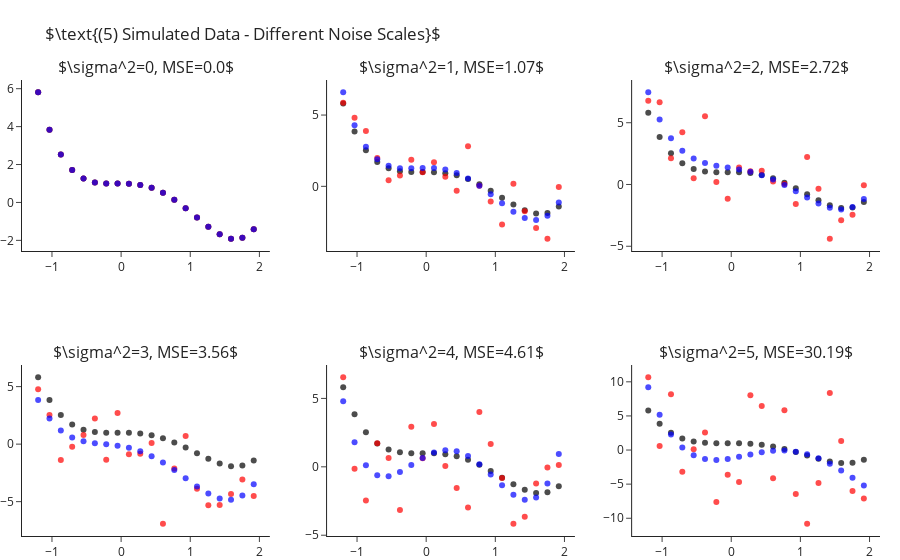

This figure's notebook cell:
### Markdown cell above
How is it that we are able to fit "better" models for $k$s larger than the true one? As we increase $k$ we enable the model
more "degrees of freedom" to try and adapt itself to the observed data. The higher $k$ the more the learner will "go after
the noise" and miss the real signal of the data. In other words, what we have just observed is what is known as **overfitting**.

Later in the course we will learn methods for detection and avoidance of overfitting.


## Fitting Polynomial Over Different Sample Noise Levels

Next, let us set $k=4$ (the true values) and study the outputted models when training over different noise levels. Though
we will only be changing the scale of the noise (i.e. the variance, $\sigma^2$), changing other properties such as its
distribution is interesting too. As we would expect, as we increase the scale of the noise our error increases. We can
observe this also in a visual manner, where the fitted polynomial (in blue) less and less resembles the actual model (in black).

### Code cell
scales = range(6)
fig = make_subplots(2, 3, subplot_titles=list(map(str, scales)))
for i, s in enumerate(scales):
    r,c = i//3+1, i%3+1
    
    y = y_ + np.random.normal(scale=s, size=len(y_))
    y_hat = make_pipeline(PolynomialFeatures(4), LinearRegression(fit_intercept=False)).fit(X, y).predict(X)

    fig.add_traces([go.Scatter(x=x, y=y_, mode="markers", name="Real Points",  marker=dict(color="black", opacity=.7), showlegend=False),
                    go.Scatter(x=x, y=y, mode="markers", name="Observed Points",  marker=dict(color="red", opacity=.7), showlegend=False),
                    go.Scatter(x=x, y=y_hat, mode="markers", name="Predicted Points",  marker=dict(color="blue", opacity=.7), showlegend=False)], rows=r, cols=c)
    fig["layout"]["annotations"][i]["text"] = rf"$\sigma^2={{0}}, MSE={{1}}$".format(s, round(np.mean((y-y_hat)**2), 2))

fig.update_layout(title=r"$\text{(5) Simulated Data - Different Noise Scales}$", margin=dict(t=80)).show()

### Figure 1 — Plotly figure (JSON) as saved in the notebook; plotly's stock layout.template omitted (floating-point values rounded to 4 significant figures)
{"data": [{"marker": {"color": "black", "opacity": 0.7}, "mode": "markers", "name": "Real Points", "showlegend": false, "type": "scatter", "x": [-1.2, -1.036, -0.8718, -0.7077, -0.5436, -0.3795, -0.2154, -0.05128, 0.1128, 0.2769, 0.441, 0.6051, 0.7692, 0.9333, 1.097, 1.262, 1.426, 1.59, 1.754, 1.918], "xaxis": "x", "y": [5.81, 3.838, 2.523, 1.709, 1.261, 1.058, 0.9989, 0.999, 0.9909, 0.9251, 0.769, 0.5078, 0.1439, -0.3028, -0.7951, -1.278, -1.68, -1.912, -1.866, -1.418], "yaxis": "y"}, {"marker": {"color": "red", "opacity": 0.7}, "mode": "markers", "name": "Observed Points", "showlegend": false, "type": "scatter", "x": [-1.2, -1.036, -0.8718, -0.7077, -0.5436, -0.3795, -0.2154, -0.05128, 0.1128, 0.2769, 0.441, 0.6051, 0.7692, 0.9333, 1.097, 1.262, 1.426, 1.59, 1.754, 1.918], "xaxis": "x", "y": [5.81, 3.838, 2.523, 1.709, 1.261, 1.058, 0.9989, 0.999, 0.9909, 0.9251, 0.769, 0.5078, 0.1439, -0.3028, -0.7951, -1.278, -1.68, -1.912, -1.866, -1.418], "yaxis": "y"}, {"marker": {"color": "blue", "opacity": 0.7}, "mode": "markers", "name": "Predicted Points", "showlegend": false, "type": "scatter", "x": [-1.2, -1.036, -0.8718, -0.7077, -0.5436, -0.3795, -0.2154, -0.05128, 0.1128, 0.2769, 0.441, 0.6051, 0.7692, 0.9333, 1.097, 1.262, 1.426, 1.59, 1.754, 1.918], "xaxis": "x", "y": [5.81, 3.838, 2.523, 1.709, 1.261, 1.058, 0.9989, 0.999, 0.9909, 0.9251, 0.769, 0.5078, 0.1439, -0.3028, -0.7951, -1.278, -1.68, -1.912, -1.866, -1.418], "yaxis": "y"}, {"marker": {"color": "black", "opacity": 0.7}, "mode": "markers", "name": "Real Points", "showlegend": false, "type": "scatter", "x": [-1.2, -1.036, -0.8718, -0.7077, -0.5436, -0.3795, -0.2154, -0.05128, 0.1128, 0.2769, 0.441, 0.6051, 0.7692, 0.9333, 1.097, 1.262, 1.426, 1.59, 1.754, 1.918], "xaxis": "x2", "y": [5.81, 3.838, 2.523, 1.709, 1.261, 1.058, 0.9989, 0.999, 0.9909, 0.9251, 0.769, 0.5078, 0.1439, -0.3028, -0.7951, -1.278, -1.68, -1.912, -1.866, -1.418], "yaxis": "y2"}, {"marker": {"color": "red", "opacity": 0.7}, "mode": "markers", "name": "Observed Points", "showlegend": false, "type": "scatter", "x": [-1.2, -1.036, -0.8718, -0.7077, -0.5436, -0.3795, -0.2154, -0.05128, 0.1128, 0.2769, 0.441, 0.6051, 0.7692, 0.9333, 1.097, 1.262, 1.426, 1.59, 1.754, 1.918], "xaxis": "x2", "y": [5.869, 4.816, 3.884, 1.986, 0.435, 0.7553, 1.859, 0.9874, 1.693, 0.6801, -0.3059, 2.807, 0.03643, -1.069, -2.686, 0.1724, -1.756, -2.927, -3.674, -0.05196], "yaxis": "y2"}, {"marker": {"color": "blue", "opacity": 0.7}, "mode": "markers", "name": "Predicted Points", "showlegend": false, "type": "scatter", "x": [-1.2, -1.036, -0.8718, -0.7077, -0.5436, -0.3795, -0.2154, -0.05128, 0.1128, 0.2769, 0.441, 0.6051, 0.7692, 0.9333, 1.097, 1.262, 1.426, 1.59, 1.754, 1.918], "xaxis": "x2", "y": [6.596, 4.282, 2.782, 1.896, 1.446, 1.277, 1.259, 1.288, 1.278, 1.173, 0.936, 0.5566, 0.04683, -0.557, -1.195, -1.784, -2.215, -2.359, -2.059, -1.138], "yaxis": "y2"}, {"marker": {"color": "black", "opacity": 0.7}, "mode": "markers", "name": "Real Points", "showlegend": false, "type": "scatter", "x": [-1.2, -1.036, -0.8718, -0.7077, -0.5436, -0.3795, -0.2154, -0.05128, 0.1128, 0.2769, 0.441, 0.6051, 0.7692, 0.9333, 1.097, 1.262, 1.426, 1.59, 1.754, 1.918], "xaxis": "x3", "y": [5.81, 3.838, 2.523, 1.709, 1.261, 1.058, 0.9989, 0.999, 0.9909, 0.9251, 0.769, 0.5078, 0.1439, -0.3028, -0.7951, -1.278, -1.68, -1.912, -1.866, -1.418], "yaxis": "y3"}, {"marker": {"color": "red", "opacity": 0.7}, "mode": "markers", "name": "Observed Points", "showlegend": false, "type": "scatter", "x": [-1.2, -1.036, -0.8718, -0.7077, -0.5436, -0.3795, -0.2154, -0.05128, 0.1128, 0.2769, 0.441, 0.6051, 0.7692, 0.9333, 1.097, 1.262, 1.426, 1.59, 1.754, 1.918], "xaxis": "x3", "y": [6.786, 6.653, 2.125, 4.237, 0.5087, 5.531, 0.2107, -1.159, 1.376, 1.063, 1.113, 0.2378, 0.04581, -1.589, 2.224, -0.3392, -4.389, -2.889, -2.45, -0.05922], "yaxis": "y3"}, {"marker": {"color": "blue", "opacity": 0.7}, "mode": "markers", "name": "Predicted Points", "showlegend": false, "type": "scatter", "x": [-1.2, -1.036, -0.8718, -0.7077, -0.5436, -0.3795, -0.2154, -0.05128, 0.1128, 0.2769, 0.441, 0.6051, 0.7692, 0.9333, 1.097, 1.262, 1.426, 1.59, 1.754, 1.918], "xaxis": "x3", "y": [7.463, 5.269, 3.747, 2.741, 2.111, 1.738, 1.518, 1.368, 1.219, 1.025, 0.7552, 0.3964, -0.04509, -0.5455, -1.063, -1.537, -1.891, -2.027, -1.832, -1.173], "yaxis": "y3"}, {"marker": {"color": "black", "opacity": 0.7}, "mode": "markers", "name": "Real Points", "showlegend": false, "type": "scatter", "x": [-1.2, -1.036, -0.8718, -0.7077, -0.5436, -0.3795, -0.2154, -0.05128, 0.1128, 0.2769, 0.441, 0.6051, 0.7692, 0.9333, 1.097, 1.262, 1.426, 1.59, 1.754, 1.918], "xaxis": "x4", "y": [5.81, 3.838, 2.523, 1.709, 1.261, 1.058, 0.9989, 0.999, 0.9909, 0.9251, 0.769, 0.5078, 0.1439, -0.3028, -0.7951, -1.278, -1.68, -1.912, -1.866, -1.418], "yaxis": "y4"}, {"marker": {"color": "red", "opacity": 0.7}, "mode": "markers", "name": "Observed Points", "showlegend": false, "type": "scatter", "x": [-1.2, -1.036, -0.8718, -0.7077, -0.5436, -0.3795, -0.2154, -0.05128, 0.1128, 0.2769, 0.441, 0.6051, 0.7692, 0.9333, 1.097, 1.262, 1.426, 1.59, 1.754, 1.918], "xaxis": "x4", "y": [4.776, 2.536, -1.369, -0.2355, 0.7978, 2.225, -1.356, 2.716, -0.8835, -0.8425, 0.1018, -6.917, -2.112, 0.703, -3.888, -5.319, -5.299, -4.332, -3.07, -4.518], "yaxis": "y4"}, {"marker": {"color": "blue", "opacity": 0.7}, "mode": "markers", "name": "Predicted Points", "showlegend": false, "type": "scatter", "x": [-1.2, -1.036, -0.8718, -0.7077, -0.5436, -0.3795, -0.2154, -0.05128, 0.1128, 0.2769, 0.441, 0.6051, 0.7692, 0.9333, 1.097, 1.262, 1.426, 1.59, 1.754, 1.918], "xaxis": "x4", "y": [3.829, 2.219, 1.189, 0.5797, 0.2522, 0.0872, -0.01424, -0.1305, -0.3198, -0.6199, -1.048, -1.602, -2.257, -2.971, -3.68, -4.299, -4.723, -4.829, -4.469, -3.48], "yaxis": "y4"}, {"marker": {"color": "black", "opacity": 0.7}, "mode": "markers", "name": "Real Points", "showlegend": false, "type": "scatter", "x": [-1.2, -1.036, -0.8718, -0.7077, -0.5436, -0.3795, -0.2154, -0.05128, 0.1128, 0.2769, 0.441, 0.6051, 0.7692, 0.9333, 1.097, 1.262, 1.426, 1.59, 1.754, 1.918], "xaxis": "x5", "y": [5.81, 3.838, 2.523, 1.709, 1.261, 1.058, 0.9989, 0.999, 0.9909, 0.9251, 0.769, 0.5078, 0.1439, -0.3028, -0.7951, -1.278, -1.68, -1.912, -1.866, -1.418], "yaxis": "y5"}, {"marker": {"color": "red", "opacity": 0.7}, "mode": "markers", "name": "Observed Points", "showlegend": false, "type": "scatter", "x": [-1.2, -1.036, -0.8718, -0.7077, -0.5436, -0.3795, -0.2154, -0.05128, 0.1128, 0.2769, 0.441, 0.6051, 0.7692, 0.9333, 1.097, 1.262, 1.426, 1.59, 1.754, 1.918], "xaxis": "x5", "y": [6.543, -0.1352, -2.467, 1.714, 0.6367, -3.161, 2.929, 0.6261, 3.122, 0.06672, -1.541, -2.973, 4.009, 1.676, -0.8185, -4.158, -3.656, -1.22, -0.051, 0.1327], "yaxis": "y5"}, {"marker": {"color": "blue", "opacity": 0.7}, "mode": "markers", "name": "Predicted Points", "showlegend": false, "type": "scatter", "x": [-1.2, -1.036, -0.8718, -0.7077, -0.5436, -0.3795, -0.2154, -0.05128, 0.1128, 0.2769, 0.441, 0.6051, 0.7692, 0.9333, 1.097, 1.262, 1.426, 1.59, 1.754, 1.918], "xaxis": "x5", "y": [4.787, 1.805, 0.1163, -0.618, -0.6962, -0.3751, 0.1301, 0.6456, 1.039, 1.219, 1.137, 0.7847, 0.195, -0.5569, -1.355, -2.041, -2.416, -2.239, -1.228, 0.9399], "yaxis": "y5"}, {"marker": {"color": "black", "opacity": 0.7}, "mode": "markers", "name": "Real Points", "showlegend": false, "type": "scatter", "x": [-1.2, -1.036, -0.8718, -0.7077, -0.5436, -0.3795, -0.2154, -0.05128, 0.1128, 0.2769, 0.441, 0.6051, 0.7692, 0.9333, 1.097, 1.262, 1.426, 1.59, 1.754, 1.918], "xaxis": "x6", "y": [5.81, 3.838, 2.523, 1.709, 1.261, 1.058, 0.9989, 0.999, 0.9909, 0.9251, 0.769, 0.5078, 0.1439, -0.3028, -0.7951, -1.278, -1.68, -1.912, -1.866, -1.418], "yaxis": "y6"}, {"marker": {"color": "red", "opacity": 0.7}, "mode": "markers", "name": "Observed Points", "showlegend": false, "type": "scatter", "x": [-1.2, -1.036, -0.8718, -0.7077, -0.5436, -0.3795, -0.2154, -0.05128, 0.1128, 0.2769, 0.441, 0.6051, 0.7692, 0.9333, 1.097, 1.262, 1.426, 1.59, 1.754, 1.918], "xaxis": "x6", "y": [10.66, 0.5904, 8.165, -3.172, 0.132, 2.554, -7.603, -3.61, -4.686, 8.014, 6.44, -4.144, 5.815, -6.461, -10.8, -4.815, 8.374, 1.332, -6.022, -7.1], "yaxis": "y6"}, {"marker": {"color": "blue", "opacity": 0.7}, "mode": "markers", "name": "Predicted Points", "showlegend": false, "type": "scatter", "x": [-1.2, -1.036, -0.8718, -0.7077, -0.5436, -0.3795, -0.2154, -0.05128, 0.1128, 0.2769, 0.441, 0.6051, 0.7692, 0.9333, 1.097, 1.262, 1.426, 1.59, 1.754, 1.918], "xaxis": "x6", "y": [9.216, 5.159, 2.283, 0.3708, -0.7736, -1.33, -1.46, -1.308, -0.9977, -0.6385, -0.3195, -0.1128, -0.07213, -0.2335, -0.6149, -1.217, -2.02, -2.991, -4.074, -5.198], "yaxis": "y6"}], "layout": {"annotations": [{"font": {"size": 16}, "showarrow": false, "text": "$\\sigma^2=0, MSE=0.0$", "x": 0.1444, "xanchor": "center", "xref": "paper", "y": 1, "yanchor": "bottom", "yref": "paper"}, {"font": {"size": 16}, "showarrow": false, "text": "$\\sigma^2=1, MSE=1.07$", "x": 0.5, "xanchor": "center", "xref": "paper", "y": 1, "yanchor": "bottom", "yref": "paper"}, {"font": {"size": 16}, "showarrow": false, "text": "$\\sigma^2=2, MSE=2.72$", "x": 0.8556, "xanchor": "center", "xref": "paper", "y": 1, "yanchor": "bottom", "yref": "paper"}, {"font": {"size": 16}, "showarrow": false, "text": "$\\sigma^2=3, MSE=3.56$", "x": 0.1444, "xanchor": "center", "xref": "paper", "y": 0.375, "yanchor": "bottom", "yref": "paper"}, {"font": {"size": 16}, "showarrow": false, "text": "$\\sigma^2=4, MSE=4.61$", "x": 0.5, "xanchor": "center", "xref": "paper", "y": 0.375, "yanchor": "bottom", "yref": "paper"}, {"font": {"size": 16}, "showarrow": false, "text": "$\\sigma^2=5, MSE=30.19$", "x": 0.8556, "xanchor": "center", "xref": "paper", "y": 0.375, "yanchor": "bottom", "yref": "paper"}], "margin": {"t": 80}, "title": {"text": "$\\text{(5) Simulated Data - Different Noise Scales}$"}, "xaxis": {"anchor": "y", "domain": [0, 0.2889]}, "xaxis2": {"anchor": "y2", "domain": [0.3556, 0.6444]}, "xaxis3": {"anchor": "y3", "domain": [0.7111, 1]}, "xaxis4": {"anchor": "y4", "domain": [0, 0.2889]}, "xaxis5": {"anchor": "y5", "domain": [0.3556, 0.6444]}, "xaxis6": {"anchor": "y6", "domain": [0.7111, 1]}, "yaxis": {"anchor": "x", "domain": [0.625, 1]}, "yaxis2": {"anchor": "x2", "domain": [0.625, 1]}, "yaxis3": {"anchor": "x3", "domain": [0.625, 1]}, "yaxis4": {"anchor": "x4", "domain": [0, 0.375]}, "yaxis5": {"anchor": "x5", "domain": [0, 0.375]}, "yaxis6": {"anchor": "x6", "domain": [0, 0.375]}}}
